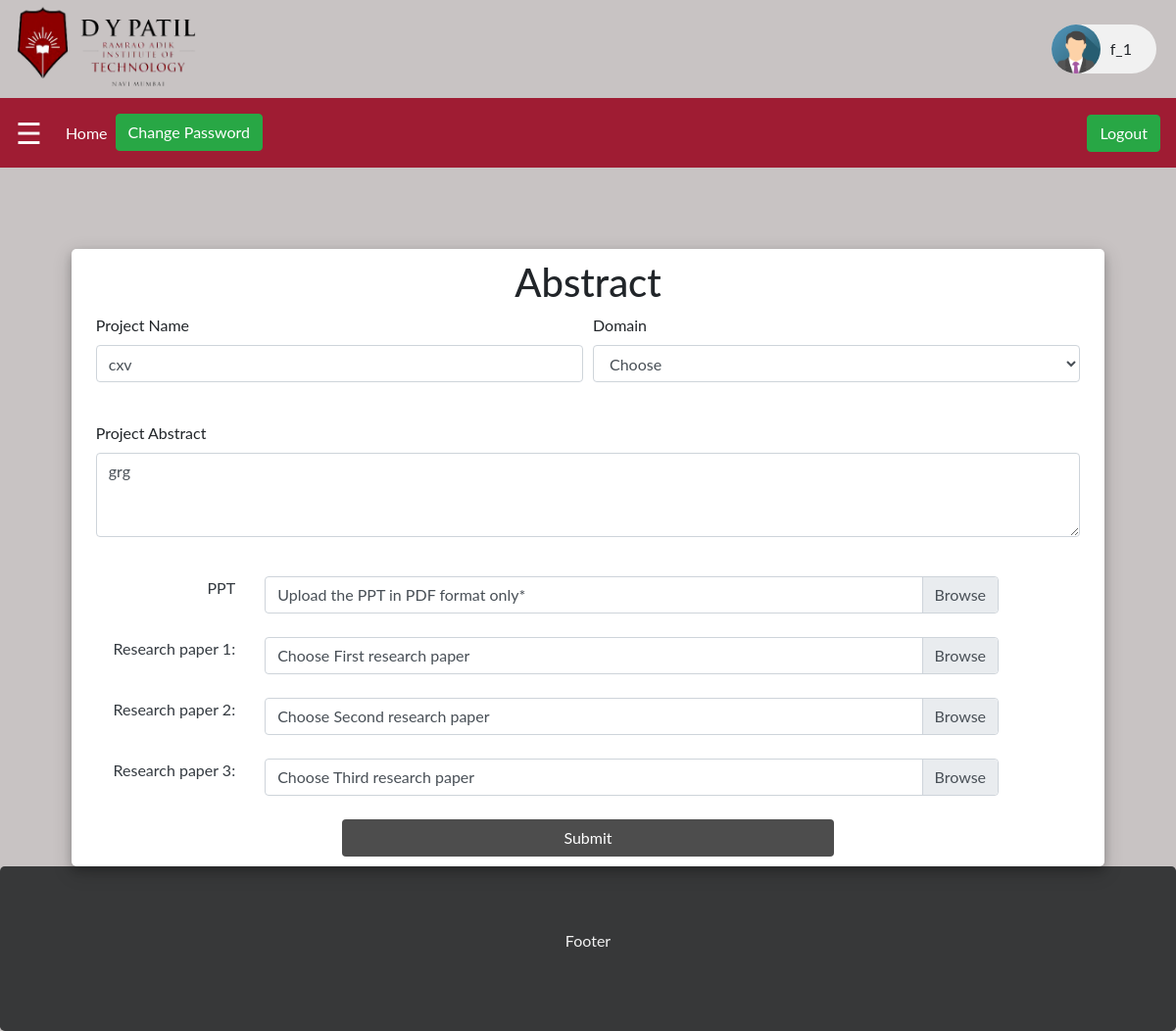
/main/student/update_abstract.php (signed in), run on the app's committed database.
### tables this page shows
CREATE TABLE `groups` (
  `id` int(255) NOT NULL,
  `groupname` varchar(255) NOT NULL,
  `member1` varchar(255) NOT NULL,
  `member2` varchar(255) NOT NULL,
  `member3` varchar(255) NOT NULL
);

CREATE TABLE `project` (
  `id` int(11) NOT NULL,
  `groupname` varchar(255) NOT NULL,
  `project_name` varchar(500) NOT NULL,
  `domain` varchar(255) NOT NULL,
  `abstract` longtext NOT NULL,
  `ppt` varchar(255) NOT NULL,
  `research_paper_1` varchar(255) NOT NULL,
  `research_paper_2` varchar(255) NOT NULL,
  `research_paper_3` varchar(255) NOT NULL DEFAULT '""',
  `status` varchar(20) NOT NULL,
  `mentor` varchar(255) NOT NULL
);

### main/student/student_header.php (called while the page is built, shortened)
<?php
include 'backend/conn.php';
if (isset($_SESSION["username"])) {
	$userLoggedIn = $_SESSION['username'];
	$user_details_query = $conn->query("SELECT * FROM  groups WHERE groupname='$userLoggedIn'");
	$user = $user_details_query->fetch_assoc();
	$project_details_query = $conn->query("SELECT *  FROM `project` WHERE groupname='$userLoggedIn' ");
	if($project_details_query->num_rows > 0)
	{
		$project = $project_details_query->fetch_assoc();
	}
}
else {
	header("Location: ../index.php");
}
?>

### main/student/update_abstract.php (the view, shortened to what this page needs)
<?php
  include 'backend/conn.php';
  include 'student_header.php';
?>
<!DOCTYPE html>
<html>
<head>
  <link rel="stylesheet" href="../assets/bootstrap.min.css">
  <link rel="stylesheet" href="css/starter.css">
  <link rel="stylesheet" href="css/abstract.css">
  <link rel="stylesheet" href="css/studentdashboard.css">
</head>
<body>
  <div id="main">
    <a href="http://www.dypatil.edu/mumbai/rait"><img src="../assets/images/Rait_new_logo_png.png" class="top_logo"></a>
    <div class="chip">
      <img src="../assets/images/img_avatar.png" alt="Person" width="96" height="96">
      <?php echo $user['groupname'];?>
    </div>
    <nav class="navbar navbar-expand-lg primary_color navbar-dark">
      <a class="navbar-brand" href="#"><span style="font-size:30px;cursor:pointer" onclick="openNav()">&#9776;</span></a>
    <div class="collapse navbar-collapse" id="navbarSupportedContent">
      <ul class="navbar-nav mr-auto">
        <li class="nav-item active">
          <a class="nav-link" href="#">Home <span class="sr-only">(current)</span></a>
        </li>
        <li class="nav-item">
        <button type="button" class="btn btn-success" data-target="#myModal" data-toggle="modal">Change Password</button>
        </li>
      </ul>
      <a href="backend/logout.php"><button type="button" class="btn btn-success">Logout</button></a>
    </div>
  </nav>
  <div>
    <div class="container">
		<div class="d-flex justify-content-center form-box">
			<div class="user_card">
				<div class="d-flex justify-content-center">
        <h1>Abstract</h1>
				</div>
				<div class="container">
          <form  action="backend/abstract_backend.php" method="POST" enctype="multipart/form-data" style>
          <div class="form-row">
            <div class="form-group col-md-6">
              <label>Project Name</label>
              <input type="text" class="form-control" value="<?php echo $project['project_name'];?>" name="projectname" placeholder="Project Name" Required>
            </div>
            <div class="form-group col-md-6">
              <label>Domain</label>
              <select id="domain" name="domain" onchange='Checkdomain(this.value);' class="form-control">
                <option selected>Choose</option>
              </select>
              <input type="text" name="domain"  id="otherdomain" style='display:none;'  placeholder="Enter the other topic"/><br>
            </div>
          </div>
          <div class="form-group">
            <label>Project Abstract</label>
            <textarea class="form-control" rows="3" name="abstract"  Required><?php echo $project['abstract'];?></textarea>
          </div>
            <br>
            <div class="row">
              <div class="col-2 text-dark text-success text-right " id="label_title">
                PPT
              </div>
              <div class="col-10">
              <div class="custom-file">
                    <label class="custom-file-label" for="customFile">Upload the PPT in PDF format only*</label>
                  </div>
              </div>
            </div>
            <br>
            <div class="row">
              <div class="col-2 text-dark text-success text-right"  id="label_title">
                Research paper 1:
              </div>
              <div class="col-10">
                <div class="custom-file">
                <label class="custom-file-label" for="customFile">Choose First research paper</label>
              </div>
              </div>
            </div>
            <br>
            <div class="row">
              <div class="col-2 text-dark text-success text-right" id="label_title">
                Research paper 2:
              </div>
              <div class="col-10 ">
                <div class="custom-file">
                  <label class="custom-file-label" for="customFile">Choose Second research paper</label>
                </div>
              </div>
            </div>
            <br>
            <div class="row">
              <div class="col-2 text-dark text-success text-right " id="label_title">
                Research paper 3:
              </div>
              <div class="col-10 ">
                <div class="custom-file">
                  <label class="custom-file-label" for="customFile">Choose Third research paper</label>
                </div>
              </div>
            </div>
            <br>
						<div>
					    <center><button type="submit" name="update_submit" class="btn login_btn" id="submit">Submit</button></center>
				    </div>
					</form>
				</div>
			</div>
		</div>
  </div>
  </div>
  <div class="jumbotron text-center" style="margin-bottom:0">
    <p class="footer-data">Footer</p>
  </div>
</body>
</html>

### main/student/css/starter.css (style rules this page uses)
.top_logo { height: 100px; width: 200px; margin-left: 10px; }
.chip { display: inline-block; padding: 0 25px; height: 50px; font-size: 16px; line-height: 50px; border-radius: 25px; background-color: #f1f1f1; float: right; margin-top: 25px; margin-right: 20px; }
.chip img { float: left; margin: 0 10px 0 -25px; height: 50px; width: 50px; border-radius: 50%; }
.primary_color { background-color: #9f1c33; }
.primary_color a { color: #f1f1f1; }
.jumbotron { background-color: #373839; }
.footer-data { color: #f1f1f1; }

### main/student/css/abstract.css (style rules this page uses)
body, html { margin: 0; padding: 0; height: 100%; background: #C8C3C3 !important; }
.user_card { width: 95%; margin-top: 3%; margin-bottom: auto; background: #ffffff; position: relative; display: flex; justify-content: center; flex-direction: column; padding: 10px; box-shadow: 0 4px 8px 0 rgba(0, 0, 0, 0.2), 0 6px 20px 0 rgba(0, 0, 0, 0.19); border-radius: 5px }
.login_btn { width: 50%; background: #4d4d4d !important; color: white !important; }
.custom-file { width: 90%; }

### main/student/css/studentdashboard.css (style rules this page uses)
.top_logo { height: 100px; width: 200px; margin-left: 10px; }
.chip { display: inline-block; padding: 0 25px; height: 50px; font-size: 16px; line-height: 50px; border-radius: 25px; background-color: #f1f1f1; float: right; margin-top: 25px; margin-right: 20px; }
.chip img { float: left; margin: 0 10px 0 -25px; height: 50px; width: 50px; border-radius: 50%; }
.primary_color { background-color: #9f1c33; }
.primary_color a { color: #f1f1f1; }
.jumbotron { background-color: #373839; margin: 0px }
.footer-data { color: #f1f1f1; }
body { font-family: "Lato", sans-serif; transition: background-color .5s; }
#main { transition: margin-left .5s; padding: 0px; }

### data on the page
groups: groupname "f_1"
project: projectname "cxv", abstract "grg"
